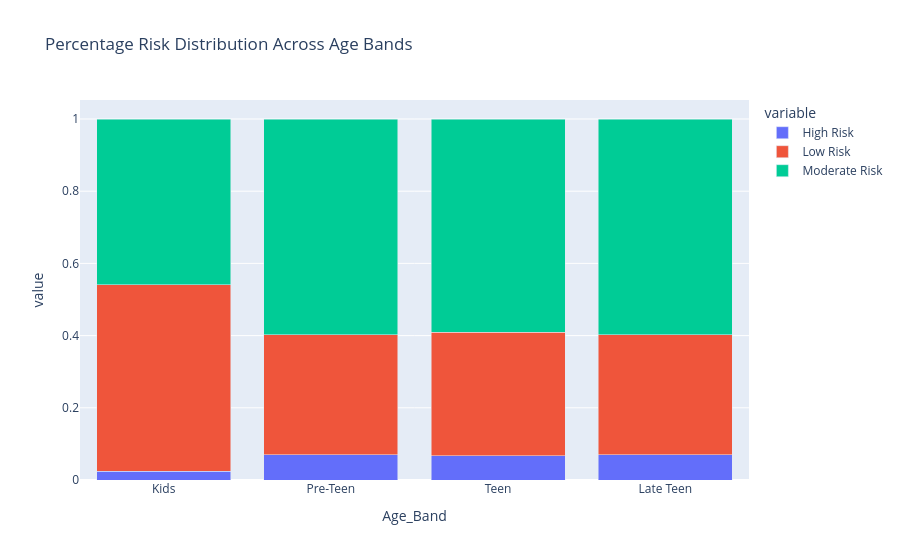

Write notebook code for a chart like this one.
### Markdown cell above
**Age Band vs Engagement Risk Level**

### Code cell
stack_data_pct = pd.crosstab(
    df['Age_Band'],
    df['Engagement_Risk_Level'],
    normalize='index'
).reset_index()

fig = px.bar(
    stack_data_pct,
    x="Age_Band",
    y=stack_data_pct.columns[1:],
    title="Percentage Risk Distribution Across Age Bands"
)

fig.update_layout(barmode='stack')
fig.show()

### Figure 1 — Plotly figure (JSON) as saved in the notebook; plotly's stock layout.template omitted (floating-point values rounded to 4 significant figures)
{"data": [{"hovertemplate": "variable=High Risk<br>Age_Band=%{x}<br>value=%{y}<extra></extra>", "legendgroup": "High Risk", "marker": {"color": "#636efa", "pattern": {"shape": ""}}, "name": "High Risk", "orientation": "v", "showlegend": true, "textposition": "auto", "type": "bar", "x": ["Kids", "Pre-Teen", "Teen", "Late Teen"], "xaxis": "x", "y": [0.02426, 0.0697, 0.0676, 0.06944], "yaxis": "y"}, {"hovertemplate": "variable=Low Risk<br>Age_Band=%{x}<br>value=%{y}<extra></extra>", "legendgroup": "Low Risk", "marker": {"color": "#EF553B", "pattern": {"shape": ""}}, "name": "Low Risk", "orientation": "v", "showlegend": true, "textposition": "auto", "type": "bar", "x": ["Kids", "Pre-Teen", "Teen", "Late Teen"], "xaxis": "x", "y": [0.5171, 0.3322, 0.3418, 0.3324], "yaxis": "y"}, {"hovertemplate": "variable=Moderate Risk<br>Age_Band=%{x}<br>value=%{y}<extra></extra>", "legendgroup": "Moderate Risk", "marker": {"color": "#00cc96", "pattern": {"shape": ""}}, "name": "Moderate Risk", "orientation": "v", "showlegend": true, "textposition": "auto", "type": "bar", "x": ["Kids", "Pre-Teen", "Teen", "Late Teen"], "xaxis": "x", "y": [0.4587, 0.5981, 0.5906, 0.5982], "yaxis": "y"}], "layout": {"autosize": true, "barmode": "stack", "legend": {"title": {"text": "variable"}, "tracegroupgap": 0}, "title": {"text": "Percentage Risk Distribution Across Age Bands"}, "xaxis": {"anchor": "y", "autorange": true, "domain": [0, 1], "range": [-0.5, 3.5], "title": {"text": "Age_Band"}, "type": "category"}, "yaxis": {"anchor": "x", "autorange": true, "domain": [0, 1], "range": [0, 1.053], "title": {"text": "value"}, "type": "linear"}}}
